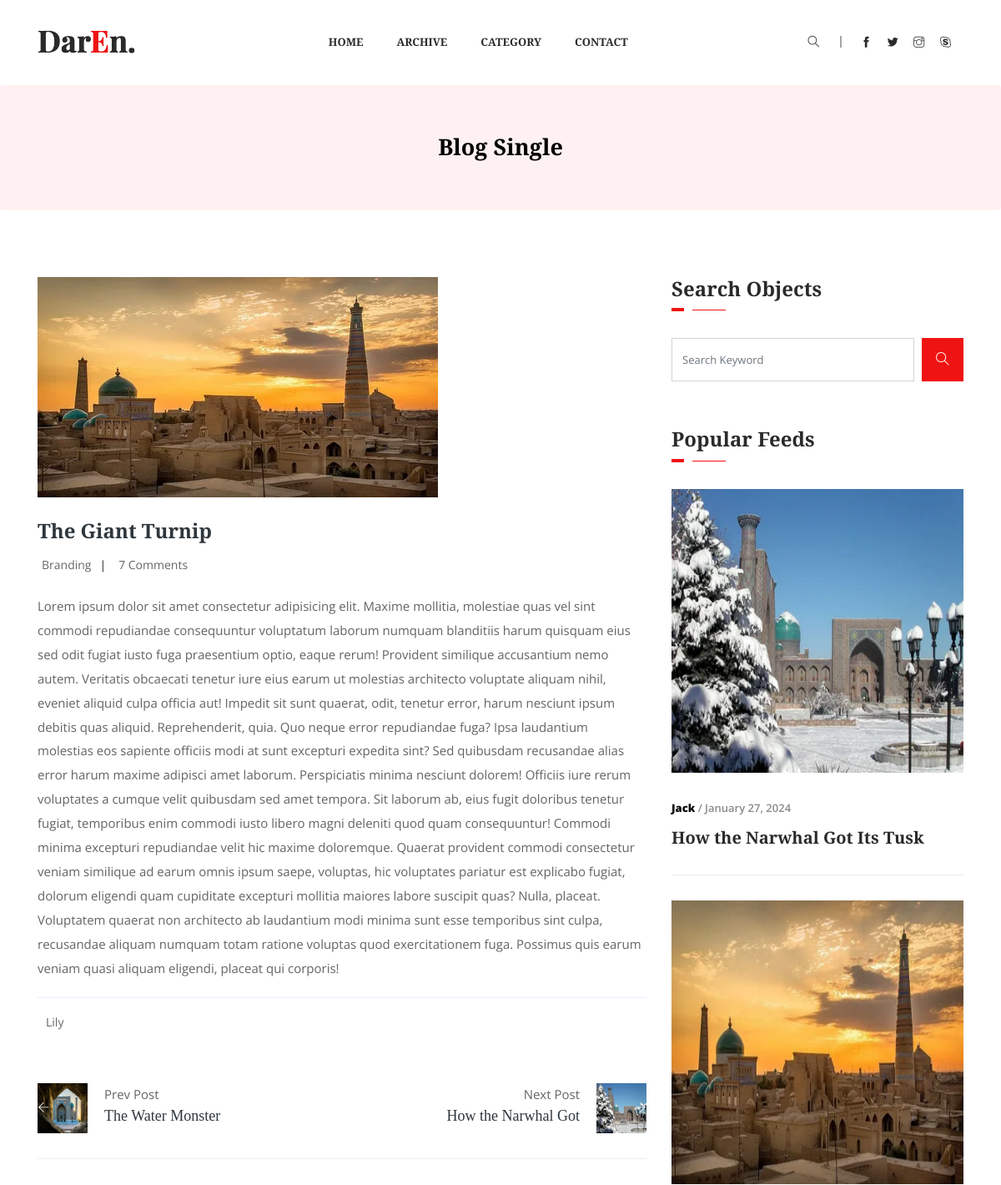
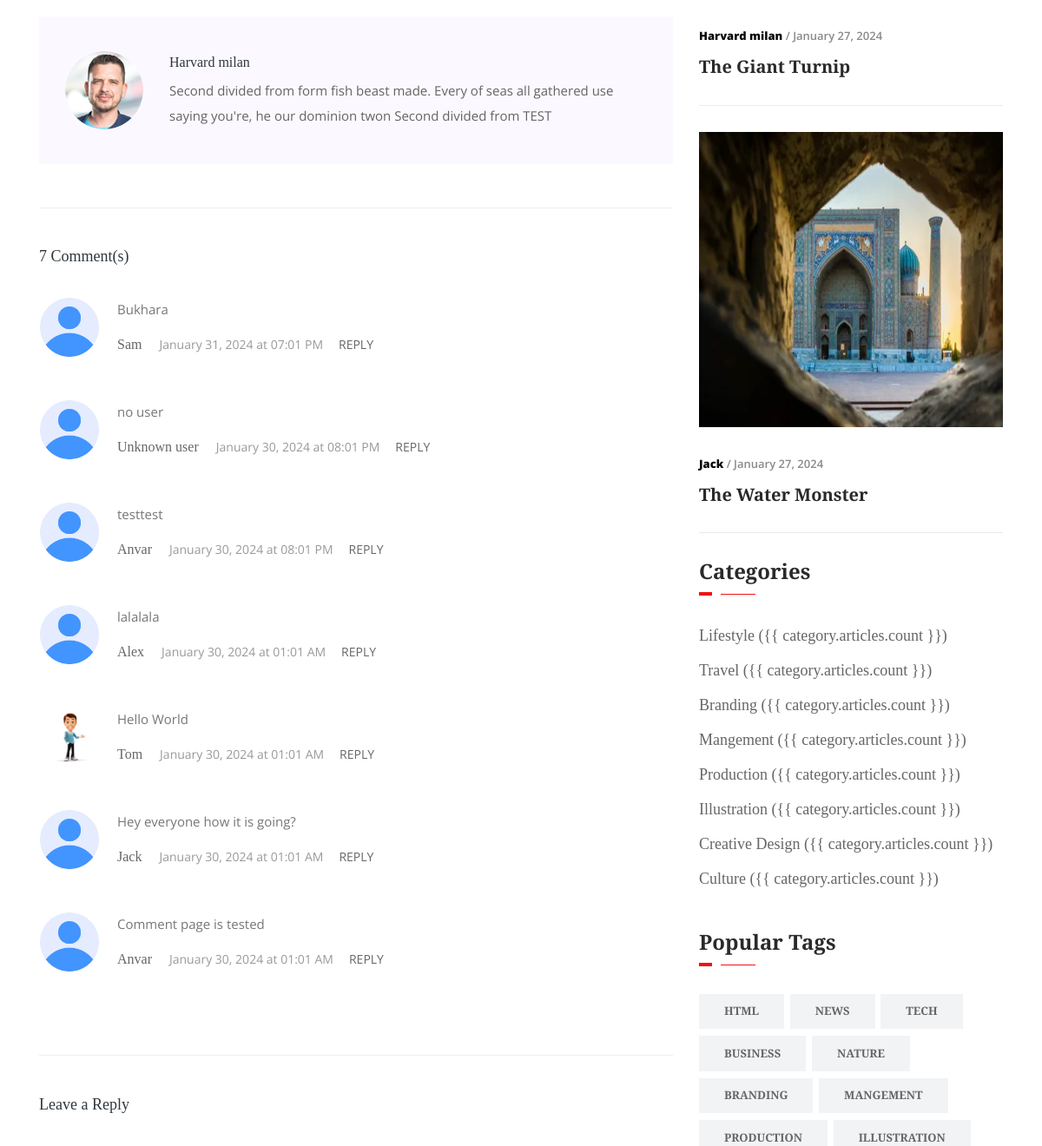
The page /article/detail/the-giant-turnip-20240127/ (upper part) on the database as committed earlier (2 pictures, top to bottom).
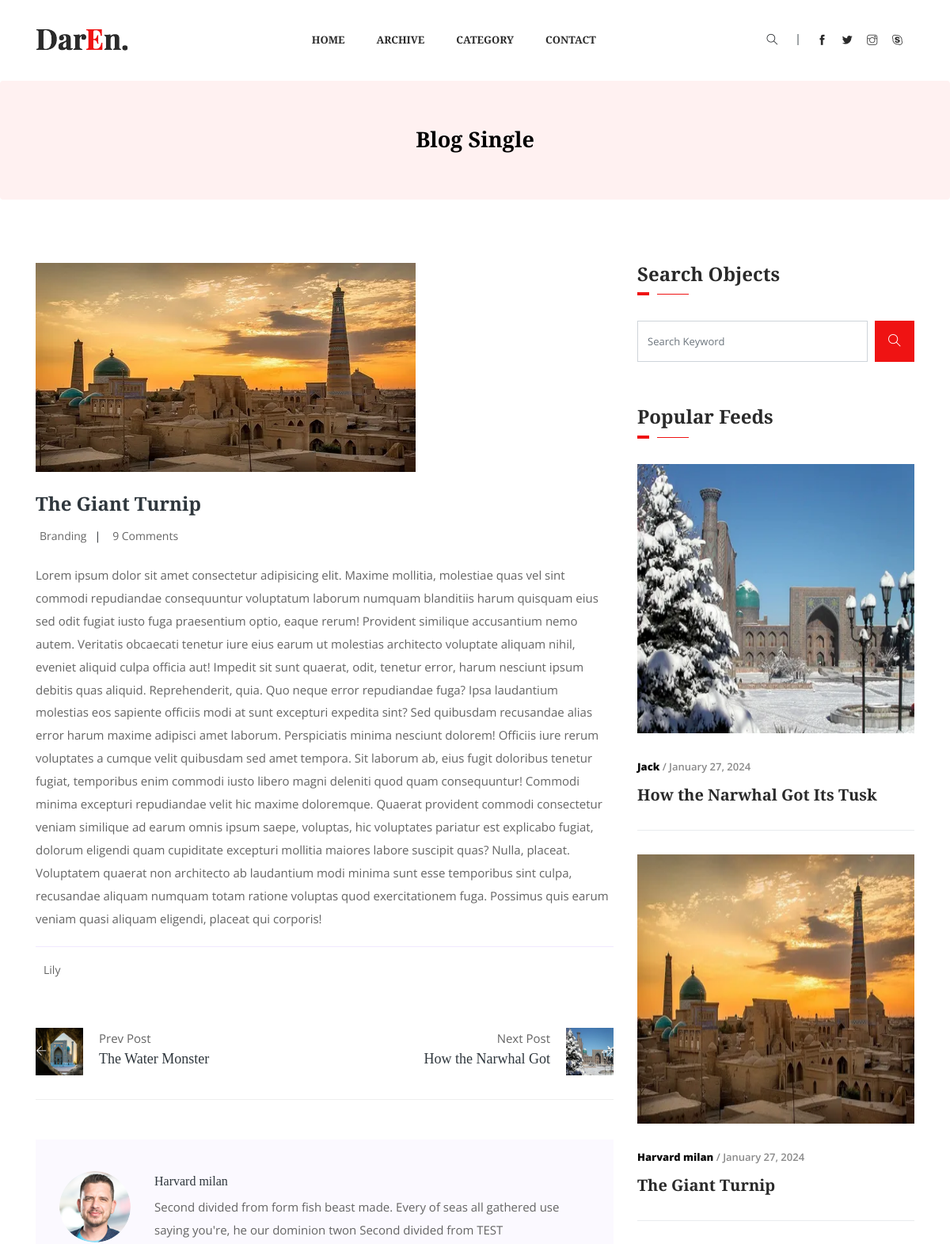
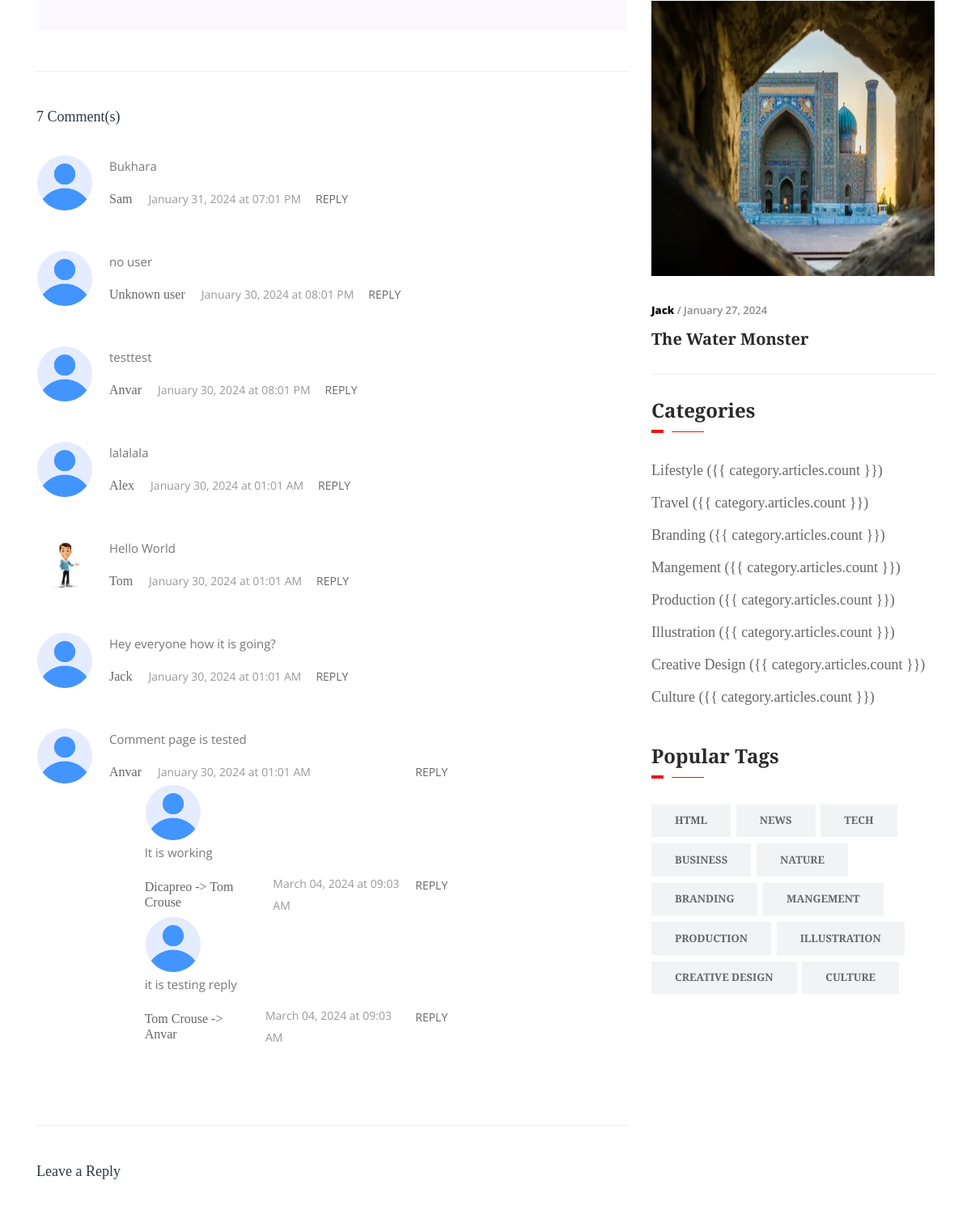
The same page on the database as committed later (2 pictures, top to bottom).
### article/models.py (models this page shows, shortened)
class Article(models.Model):
    category = models.ForeignKey(Category, on_delete=models.SET_NULL, null=True, blank=True, related_name='articles')
    author = models.ForeignKey(Author, on_delete=models.SET_NULL, null=True, blank=True, related_name='authors')
    tags = models.ManyToManyField(Tag, related_name='tags')
    title = models.CharField(max_length=255)
    slug = models.SlugField(editable=False, null=True, blank=True)
    image = models.ImageField(upload_to='articles/')
    created_date = models.DateTimeField(auto_now_add=True, null=True, blank=True)
    modified_date = models.DateTimeField(auto_now=True)

class Content(models.Model):
    article = models.ForeignKey(Article, on_delete=models.CASCADE, related_name='contents')
    content = RichTextField(null=True, blank=True)
    is_quote = models.BooleanField(default=False)

class Comment(models.Model):
    article = models.ForeignKey(Article, on_delete=models.CASCADE, related_name='comments')
    parent = models.ForeignKey('self', on_delete=models.SET_NULL, null=True, blank=True)
    top_level_comment_id = models.IntegerField(null=True, blank=True)
    name = models.CharField(max_length=255, null=True, blank=True)
    image = models.ImageField(upload_to='articles/', null=True, blank=True)
    message = models.TextField()
    email = models.EmailField(null=True, blank=True, max_length=255)
    created_date = models.DateTimeField(auto_now_add=True, null=True, blank=True)
    @property
    def children(self, *args, **kwargs):
        if not self.parent:
            return Comment.objects.filter(top_level_comment_id=self.id).order_by("-id")
        else:
            return None

class Author(models.Model):
    name = models.CharField(max_length=255)
    image = models.ImageField(upload_to='articles/', null=True, blank=True)
    email = models.EmailField(null=True, blank=True, max_length=255)
    description = models.TextField(null=True, blank=True)
    created_date = models.DateTimeField(auto_now_add=True, null=True, blank=True)
    def __str__(self):
        return self.name

class Category(models.Model):
    title = models.CharField(max_length=255)
    class Meta:
        verbose_name_plural = 'Categories'
        verbose_name = 'Category'
    def __str__(self):
        return self.title

class Tag(models.Model):
    title = models.CharField(max_length=255)

### article/views.py (the view, shortened to what this page needs)
# urls.py: path('detail/<slug:slug>/', single_blog_page, name='detail'),
def single_blog_page(request, slug, *args, **kwargs):
    form = CommentForm()
    article = get_object_or_404(Article, slug=slug)
    object_list = Article.objects.order_by('-id')[:3]
    tags = Tag.objects.order_by("-id")
    categories = Category.objects.order_by("-id")
    comments = Comment.objects.filter(article_id=article.id, top_level_comment_id__isnull=True)
    cid = request.GET.get('cid')
    next = Article.objects.filter(pk__gt=article.pk).order_by('pk').first()
    previous = Article.objects.filter(pk__lt=article.pk).order_by('-pk').first()
    context = {
        'object': article,
        "object_list": object_list,
        'tags': tags,
        'categories': categories,
        'form': form,
        'next_post': next,
        'prev_post': previous,
        'comments': comments,
    }
    return render(request, 'article/single-blog.html', context)

### article/form.py
class CommentForm(forms.ModelForm):
    class Meta:
        model = Comment
        fields = ['name', 'email', 'image', 'message']
    def __init__(self, *args, **kwargs):
        super(CommentForm, self).__init__(*args, **kwargs)
        self.fields['name'].widget.attrs.update({
            'class': 'form-control',
            'placeholder': 'Enter your name',
        })
        self.fields['email'].widget.attrs.update({
            'class': 'form-control',
            'placeholder': 'email',
        })
        self.fields['image'].widget.attrs.update({
            'class': 'form-control',
            'placeholder': 'subject',
        })
        self.fields['message'].widget.attrs.update({
            'class': 'form-control',
            'placeholder': 'message',
        })

### templates/article/single-blog.html (shortened to what the changed rows need)
{% extends 'base.html' %}
{% load static %}
{% block content %}
<section class="breadcrumb breadcrumb_bg">
    <div class="container">
        <div class="row">
            <div class="col-lg-12">
                <div class="breadcrumb_iner text-center">
                    <div class="breadcrumb_iner_item">
                        <h2>Blog Single</h2>
                    </div>
                </div>
            </div>
        </div>
    </div>
</section>
<section class="blog_area single-post-area all_post section_padding">
    <div class="container">
        <div class="row">
            <div class="col-lg-8 posts-list">
                <div class="single-post">
                    <div class="feature-img">
                        <img class="img-fluid" src="{{ object.image.url }}" alt>
                    </div>
                    <div class="blog_details">
                        <h2>{{ object.title }}</h2>
                        <ul class="blog-info-link mt-3 mb-4">
                            <li><a href="#">{{ object.category }}</a></li>
                            <li><a href="#"> {{ object.comments.count }} Comments</a>
                            </li>
                        </ul>
                        {% for article_content in object.contents.all %}
                        {% if article_content.is_quote %}
                        <div class="quote-wrapper">
                            <div class="quotes">
                                {{ article_content.content|safe }}
                            </div>
                        </div>
                        {% else %}
                        <p>{{ article_content.content|safe }}</p>
                        {% endif %}
                        {% endfor %}
                    </div>
                </div>
                <div class="navigation-top">
                    <div class="navigation-area">
                        <div class="row">
                            <div class="col-lg-6 col-md-6 col-12 nav-left flex-row d-flex justify-content-start align-items-center">
                                {% if prev_post %}
                                <div class="thumb">
                                    <a href="#">
                                        <img class="img-fluid" src="{{ prev_post.image.url }}" alt>
                                    </a>
                                </div>
                                <div class="arrow">
                                    <a href="#">
                                        <span class="text-white ti-arrow-left"></span>
                                    </a>
                                </div>
                                <div class="detials">
                                    <p>Prev Post</p>
                                    <a href="{% url 'article:detail' prev_post.slug %}">
                                        <h4>{{ prev_post.title|slice:"20" }}</h4>
                                    </a>
                                </div>
                                {% endif %}
                            </div>
                            <div class="col-lg-6 col-md-6 col-12 nav-right flex-row d-flex justify-content-end align-items-center">
                                {% if next_post %}
                                <div class="detials">
                                    <p>Next Post</p>
                                    <a href="#">
                                        <h4>{{ next_post.title|slice:"20" }}</h4>
                                    </a>
                                </div>
                                <div class="arrow">
                                    <a href="{% url 'article:detail' next_post.slug %}">
                                        <span class="text-white ti-arrow-right"></span>
                                    </a>
                                </div>
                                <div class="thumb">
                                    <a href="{% url 'article:detail' next_post.slug %}">
                                        <img class="img-fluid" src="{{ next_post.image.url }}" alt>
                                    </a>
                                </div>
                                {% endif %}
                            </div>
                        </div>
                    </div>
                </div>
                <div class="blog-author">
                    <div class="media align-items-center">
                        <img src="{{ object.author.image.url }}" alt>
                        <div class="media-body">
                            <a href="#">
                                <h4>{{ object.author.name }}</h4>
                            </a>
                            <p>{{ object.author.description }}</p>
                        </div>
                    </div>
                </div>
                <div class="comments-area">
                    {% for comment in comments|dictsortreversed:"id" %}
                        {% if not comment.top_level_comment_id %}
                            <div class="comment-list">
                                <div class="single-comment justify-content-between d-flex">
                                    <div class="user justify-content-between d-flex">
                                            <div class="thumb">
                                                {% if comment.image %}
                                                <img src="{{ comment.image.url }}" alt>
                                                {% else %}
                                                <img src="{% static 'img/user.jpg' %}" alt>
                                                {% endif %}
                                            </div>
                                        <div class="desc">
                                            <p class="comment">
                                                {{ comment.message }}
                                            </p>
                                            <div class="d-flex justify-content-between">
                                                <div class="d-flex align-items-center">
                                                    <h5>
                                                        <a href="#">{{ comment.name }}</a>
                                                    </h5>
                                                    <p class="date">{{ comment.created_date|date:"F d, Y \a\t h:m A" }} </p>
                                                </div>
                                                <div class="reply-btn">
                                                    <a href="?cid={{ comment.id }}#commentForm" id="comment-{{ comment.id }}" class="btn-reply text-uppercase">reply</a>
                                                </div>
                                            </div>
                                            {% if comment.children %}
                                            {% for child in comment.children %}
                                            <div style="width: 90%; margin-left: 10%">
                                                <div class="thumb">
                                                <img src="{% if child.image %}{{ child.image.url }}{% else %}{% static 'img/user.jpg' %}{% endif %}" alt>
                                            </div>
                                            <div class="desc">
                                                <p class="comment">
                                                    {{ child.message }}
                                                </p>
                                                <div class="d-flex justify-content-between">
                                                    <div class="d-flex align-items-center">
                                                        <h5>
                                                            <a href="#">{{ child.name }} -> {{ child.parent.name }}</a>
                                                        </h5>
                                                        <p class="date">{{ child.created_date|date:"F d, Y \a\t h:m A" }} </p>
                                                    </div>
                                                    <div class="reply-btn">
                                                        <a href="?cid={{child.id}}#commentForm"
                                                           id="comment-{{child.id}}"
                                                           class="btn-reply text-uppercase">reply</a>
                                                    </div>
                                                </div>
                                            </div>
                                            </div>
                                            {% endfor %}
                                    {% endif %}
                                </div>
                            </div>
                        </div>
                    </div>
                        {% endif %}
                    {% endfor %}
                </div>
            </div>
            <div class="col-lg-4">
                <div class="sidebar_widget">
                    {% for object in object_list %}
                    <div class="single_catagory_post post_2 single_border_bottom">
                        <div class="category_post_img">
                            <img src="{{ object.image.url }}">
                        </div>
                        <div class="post_text_1 pr_30">
                            <p><span> {{ object.author }}</span> / {{ object.created_date|date:'F d, Y' }}</p>
                            <a href="{% url 'article:detail' object.slug %}">
                                <h3>{{ object.title }}</h3>
                            </a>
                        </div>
                    </div>
                    {% endfor %}
                    <div class="single_catagory_item category">
                        <ul class="list-unstyled">
                            {% for category in categories %}
                            <li><a href="{% url 'article:category' %}?cat={{ category.title }}">{{ category.title }} ({{
                                category.articles.count }})</a></li>
                            {% endfor %}
                        </ul>
                    </div>
                    <div class="single_catagory_item tags">
                        <ul class="list-unstyled">
                            {% for tag in tags %}
                            <li><a href="{% url 'article:list' %}?tag={{ tag.title }}">{{ tag.title }}</a></li>
                            {% endfor %}
                        </ul>
                    </div>
                </div>
            </div>
        </div>
    </div>
</section>
{% endblock %}

Rows that differ between the two databases and show on the page:
computed for Article "The Giant Turnip": comments.count "7" → "9"
added Comment: message "It is working", name "Dicapreo", parent.name "Tom Crouse", created_date "March 04, 2024 at 09:03 AM", shown under "Comment page is tested"
added Comment: message "it is testing reply", name "Tom Crouse", parent.name "Anvar", created_date "March 04, 2024 at 09:03 AM", shown under "Comment page is tested"
now on this page (row unchanged): Tag: title "CREATIVE DESIGN"
now on this page (row unchanged): Tag: title "CULTURE"
